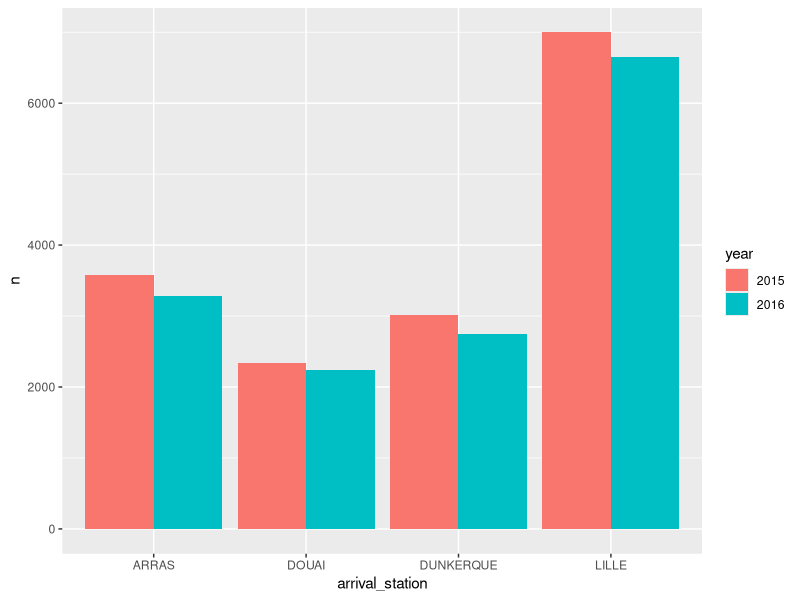
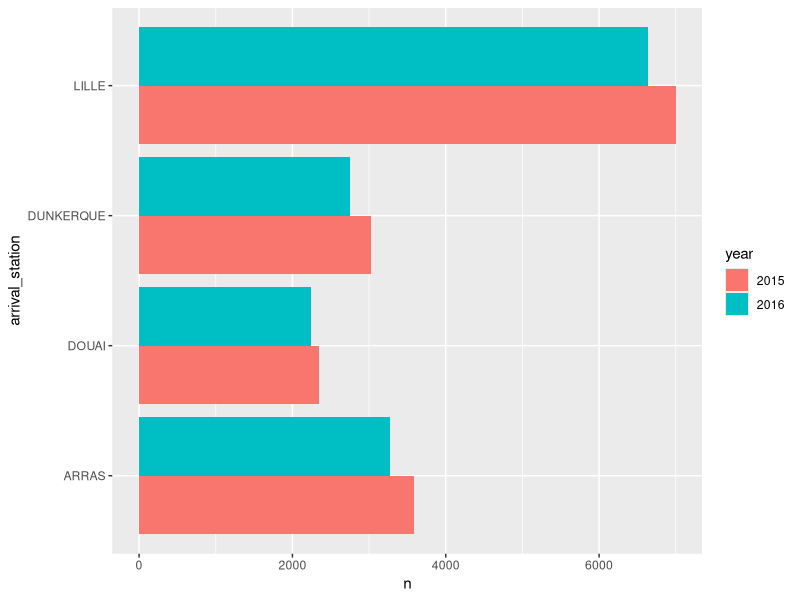
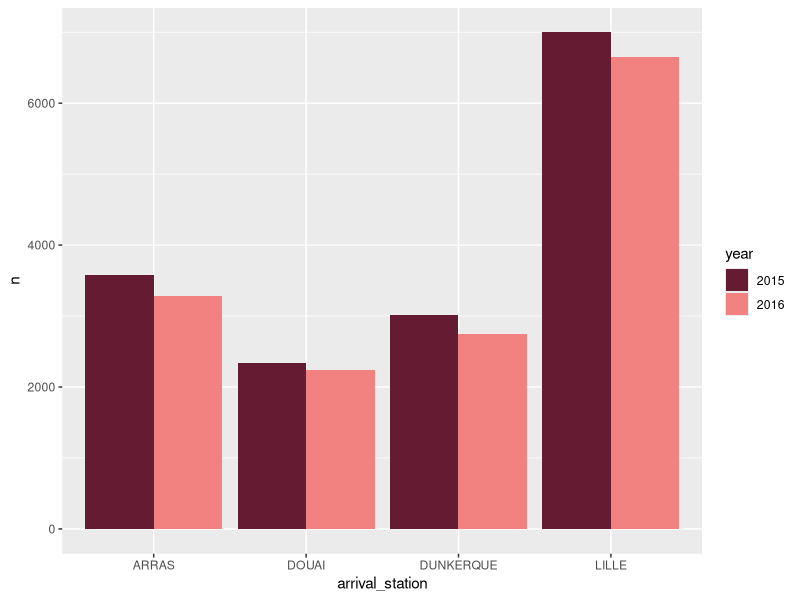
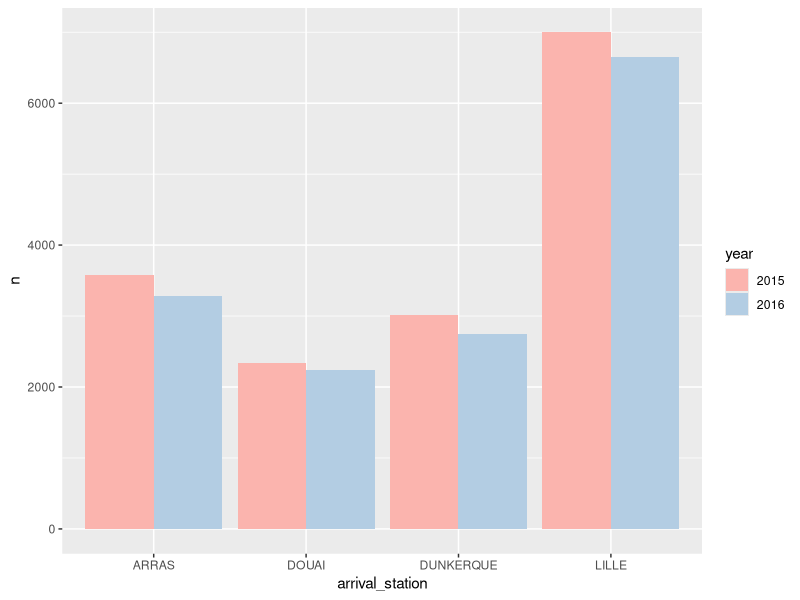
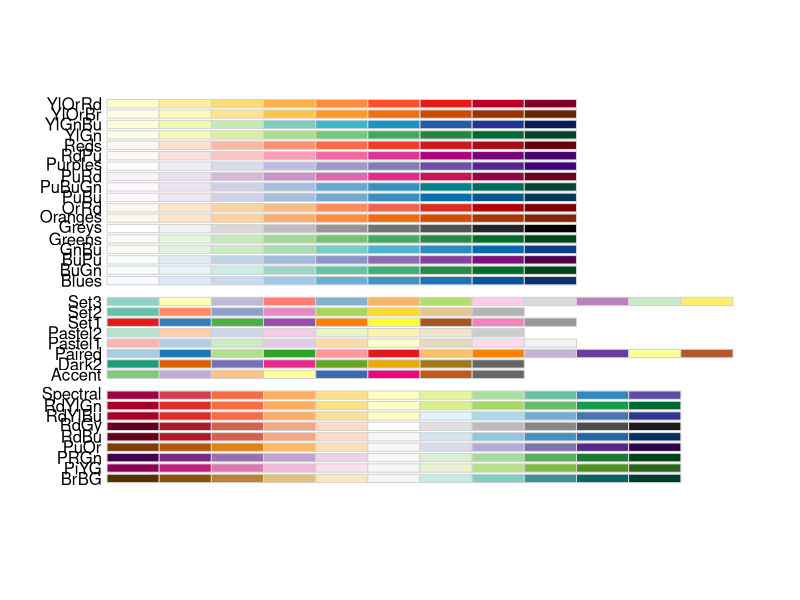
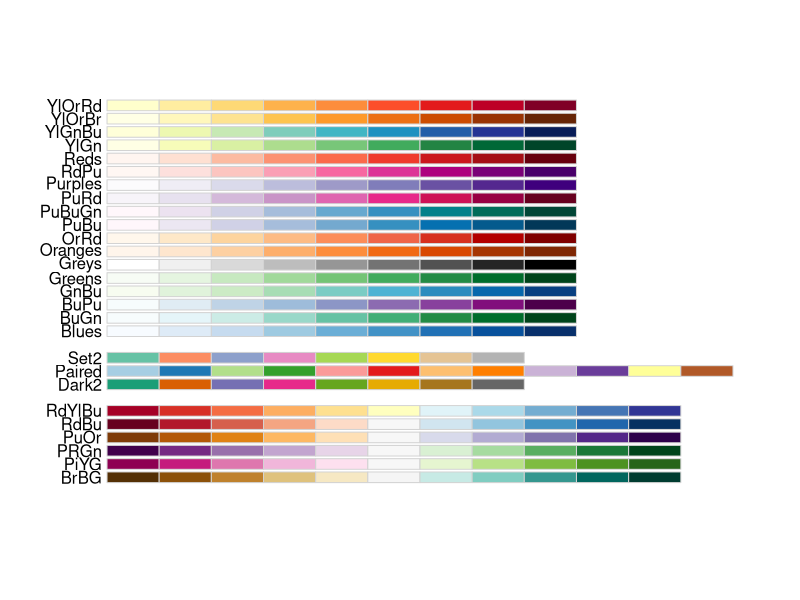
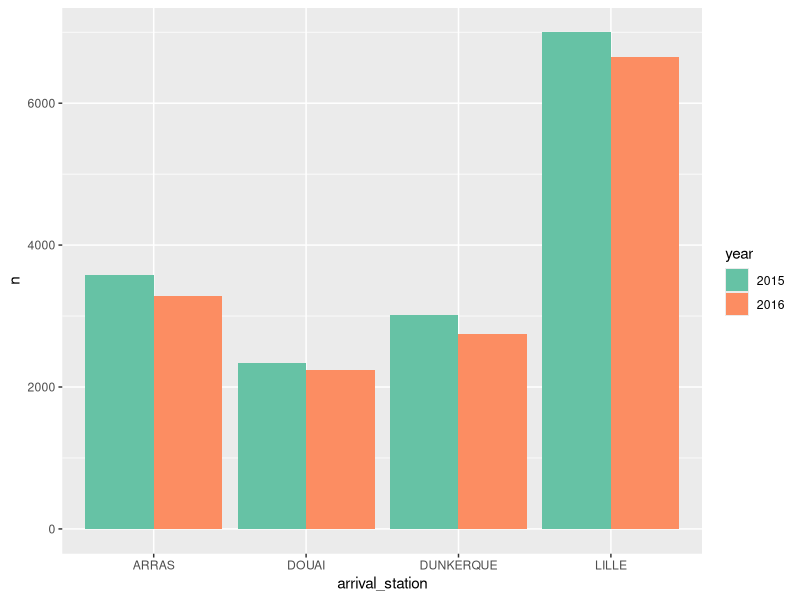
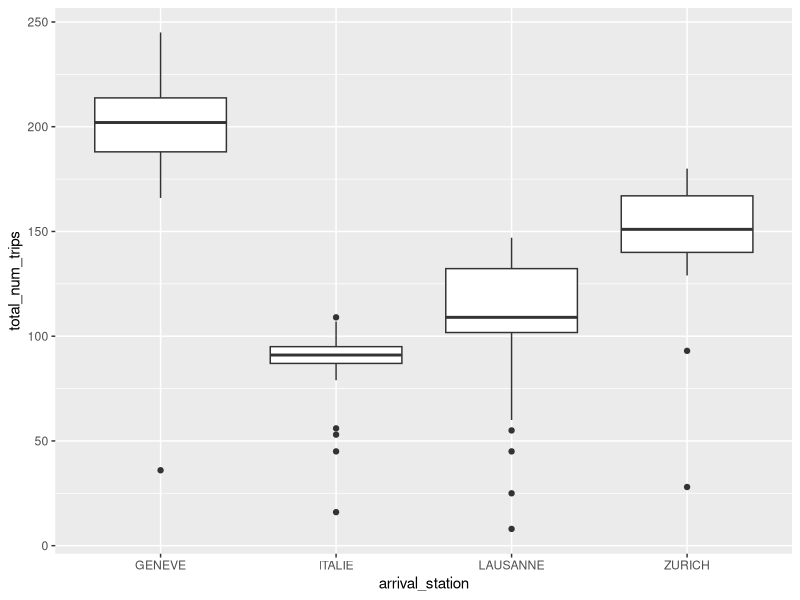

These charts were generated, in order, by the following R code:
## ---- chunk 1
knitr::opts_chunk$set(echo = TRUE)

library(tidyverse)
library(RColorBrewer)
library(ggthemes)
## ---- chunk 2
# with pipe
starwars |> 
  filter(homeworld == "Tatooine") |> 
  group_by(species) |> 
  summarise(h = mean(height))

# without pipe
summarise(group_by(filter(starwars, homeworld == "Tatooine"), species), h = mean(height))
## ---- chunk 3
data <- readr::read_csv("french_trains.csv")

data
## ---- chunk 4
bar_plot <- data |> 
  filter(departure_station == "PARIS NORD",
         year %in% c(2015, 2016)) |> 
  mutate(year = as.character(year)) |> 
  summarise(n = sum(total_num_trips), .by = c(year, arrival_station)) |> 
   ggplot(aes(x = arrival_station, y = n, fill = year)) +
   geom_bar(stat="identity", position = "dodge")

bar_plot
## ---- chunk 5
h_bar_plot <- bar_plot +
  coord_flip() # flip cartesian coordinates

h_bar_plot
## ---- chunk 6
bar_plot +
  scale_fill_manual(values=c("#651C32", "#F2827F")) # SNCF visual identity 
## ---- chunk 7
bar_plot +
  scale_fill_brewer(palette = "Pastel1")
## ---- chunk 8
display.brewer.all()
display.brewer.all(colorblindFriendly = TRUE)

bar_plot +
  scale_fill_brewer(palette = "Set2")
## ---- chunk 9
box_plot <- data |> 
  filter(departure_station == "PARIS LYON",
         service == "International") |> 
  ggplot(aes(x = arrival_station, y = total_num_trips)) +
  geom_boxplot()

box_plot
## ---- chunk 10
violin_plot <- data |> 
  filter(departure_station == "PARIS LYON",
         service == "International") |> 
  ggplot(aes(x = arrival_station, y = total_num_trips)) +
  geom_violin()

violin_plot
## ---- chunk 11
brittany_cities <- c("RENNES", "BREST", "QUIMPER")

facet <- data |> 
  filter(departure_station == "PARIS MONTPARNASSE",
         arrival_station %in% brittany_cities) |> 
  ggplot(aes(x = month, y = total_num_trips, color = arrival_station)) +
  geom_line() +
  facet_wrap(vars(year))

facet
## ---- chunk 12
data |> 
  filter(departure_station == "PARIS MONTPARNASSE",
         arrival_station %in% brittany_cities)  |> 
  mutate(label = if_else(date == max(date), arrival_station, NA)) |> 
  ggplot(aes(x = date, y = total_num_trips, color = arrival_station)) +
  geom_line() +
  scale_x_date(date_breaks = "6 months", date_labels = "%b %Y") +
  scale_y_continuous(limits = c(0, 700), expand = c(0, 0)) +
  labs(title = "Monthly number of trips from Paris to Brittany",
       subtitle = "Jan 2015 to Nov 2018",
       x = "",
       y = "Monthly count") +
  theme(axis.text.x = element_text(angle = 30, hjust = 1),
        legend.position = "none")
  
## ---- chunk 13


## ---- chunk 14

